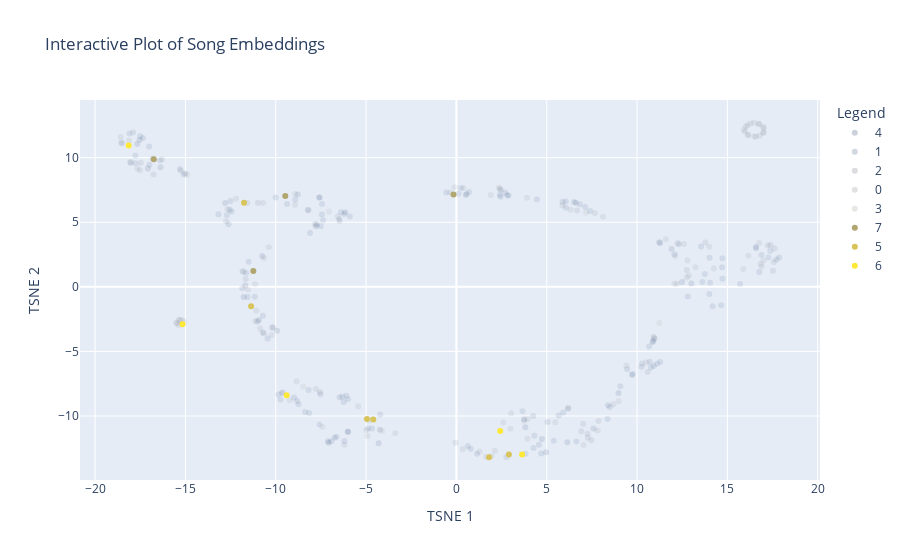

The code cell stored with this chart in its notebook:
### Code cell
plot_embeddings_interactive_test(audio, audio_embeddings, "wks_bucketed", emphasis=["5", "6", "7"])

### Figure 1 — Plotly figure (JSON) as saved in the notebook; plotly's stock layout.template omitted (floating-point values rounded to 4 significant figures; data arrays with more than 128 entries replaced by an {"elided": "..."} marker saying what was removed)
{"data": [{"marker": {"color": "rgb(0, 34, 77)", "opacity": 0.1}, "mode": "markers", "name": "4", "text": ["...Ready For It?", "22", "Back To December", "Begin Again", "Both Of Us", "Everything Has Changed", "Fifteen", "Highway Don't Care", "I Don't Wanna Live Forever", "Is It Over Now? (Taylor's Version) [From The Vault]", "Look What You Made Me Do", "Lover", "ME!", "Mean", "Mine", "Ours", "Picture To Burn", "Red", "Safe & Sound", "Should've Said No", "Sparks Fly", "Tim McGraw", "Today Was A Fairytale", "Two Is Better Than One", "We Are Never Ever Getting Back Together", "White Horse", "willow", "You Need To Calm Down"], "type": "scatter", "x": [-4.303, 6.613, -11.01, -7.774, -4.231, -6.149, -17.08, -17.67, 8.97, 6.142, -11.68, 11.91, -11.78, 11.23, -12.8, 4.737, -9.926, -17.54, 12.49, 13.0, -7.073, 3.816, -10.75, -16.37, -5.99, 3.753, 7.593, 4.968], "y": [-12.11, 6.5, -2.679, 4.681, -11.07, 5.771, 9.17, 11.06, -8.21, -12.02, 0.1078, 2.922, -0.7841, 3.455, 6.485, -11.78, -3.407, 11.36, 0.3736, 0.2531, -12.07, -10.86, 2.393, 9.258, -11.22, -10.24, -10.97, -12.8]}, {"marker": {"color": "rgb(33, 59, 110)", "opacity": 0.1}, "mode": "markers", "name": "1", "text": {"elided": "151 str values"}, "type": "scatter", "x": {"elided": "151 float values"}, "y": {"elided": "151 float values"}}, {"marker": {"color": "rgb(76, 84, 108)", "opacity": 0.1}, "mode": "markers", "name": "2", "text": ["\"Slut!\" (Taylor's Version) [From The Vault]", "All Of The Girls You Loved Before", "Bigger Than The Whole Sky", "Crazier", "exile", "Gorgeous", "I Can See You (Taylor's Version) [From The Vault]", "Labyrinth", "Maroon", "Mastermind", "Midnight Rain", "New Romantics", "Now That We Don't Talk (Taylor's Version) [From The Vault]", "Question...?", "Say Don't Go (Taylor's Version) [From The Vault]", "Snow On The Beach", "Style (Taylor's Version)", "Sweet Nothing", "the 1", "The Great War", "The Man", "Vigilante Shit", "Wildest Dreams (Taylor's Version)", "Would've, Could've, Should've", "You're Losing Me (From The Vault)", "You're Not Sorry", "You're On Your Own, Kid"], "type": "scatter", "x": [-0.04163, 7.868, 10.59, -12.74, 10.28, 7.257, -17.89, -7.821, 17.23, 17.58, 7.47, 6.673, -7.522, 17.52, 12.75, 13.78, -4.841, 7.277, 17.61, -16.77, -11.67, 17.39, -11.57, -17.47, 7.016, -10.99, 6.91], "y": [-12.07, -10.38, -6.588, 5.072, -5.936, -11.38, 11.95, 4.859, 3.199, 1.92, -11.88, 5.902, -8.329, 1.253, 1.312, 3.431, -10.32, -11.68, 2.966, 8.697, 0.6134, 3.247, 6.499, 9.607, -10.6, 6.511, -11.19]}, {"marker": {"color": "rgb(108, 109, 114)", "opacity": 0.1}, "mode": "markers", "name": "0", "text": ["A Perfectly Good Heart", "A Place In This World", "All Too Well (10 Minute Version) [Taylor's Version] [From The Vault]", "All You Had To Do Was Stay", "American Girl", "Bad Blood", "Bad Blood (Remix)", "Beautiful Eyes", "Beautiful Ghosts", "Birch", "Breathe (Taylor's Version)", "Bye Bye Baby (Taylor's Version) [From The Vault]", "Change (Taylor's Version)", "Christmas Must Be Something More", "Christmases When You Were Mine", "Clean", "Cold As You", "Come Back...Be Here", "Come In With The Rain (Taylor's Version)", "Dancing With Our Hands Tied", "Don't Blame Me", "Don't You (Taylor's Version) [From The Vault]", "Dress", "Eyes Open (Taylor's Version)", "Forever & Always (Piano Version)", "Forever & Always (Piano Version) [Taylor's Version]", "Gasoline (Remix)", "Getaway Car", "Girl At Home", "Girl At Home (Taylor's Version)", "Half Of My Heart", "Hey Stephen (Taylor's Version)", "Holy Ground", "How You Get The Girl", "I Did Something Bad", "I Heart ?", "I Know Places", "I Wish You Would", "I'm Only Me When I'm With You", "I'm Only Me When I'm With You", "I'm Only Me When I'm With You", "I'm Only Me When I'm With You", "I'm Only Me When I'm With You", "I'm Only Me When I'm With You", "I'm Only Me When I'm With You", "I'm Only Me When I'm With You", "I'm Only Me When I'm With You", "I'm Only Me When I'm With You", "I'm Only Me When I'm With You", "I'm Only Me When I'm With You", "I'm Only Me When I'm With You", "I'm Only Me When I'm With You", "I'm Only Me When I'm With You", "I'm Only Me When I'm With You", "If This Was A Movie (Taylor's Version)", "Invisible", "it's time to go", "Jump Then Fall (Taylor's Version)", "Karma", "King Of My Heart", "Last Christmas", "Lover (Remix)", "Mary's Song (Oh My My My)", "New Year's Day", "Picture To Burn (Radio Edit)", "Red (Original Demo Recording)", "right where you left me", "Ronan (Taylor's Version)", "Sad Beautiful Tragic", "Safe & Sound (Taylor's Version)", "Santa Baby", "September", "Should've Said No (Alternate Version)", "Silent Night", "Snow On The Beach (More Lana Del Rey)", "So It Goes...", "Starlight", "State Of Grace (Acoustic Version)", "State Of Grace (Acoustic Version) [Taylor's Version]", "Stay Beautiful", "SuperStar (Taylor's Version)", "Sweet Nothing (Piano Remix)", "Sweeter Than Fiction (Taylor's Version)", "Teardrops On My Guitar (Acoustic Version)", "Teardrops On My Guitar (Pop Version)", "Tell Me Why", "Tell Me Why (Taylor's Version)", "That's When (Taylor's Version) [From The Vault]", "The Alcott", "The Best Day", "The Best Day (Taylor's Version)", "the lakes", "The Last Time", "The Lucky One", "The Other Side Of The Door (Taylor's Version)", "The Outside", "This Is Why We Can't Have Nice Things", "This Love", "Three Sad Virgins", "Tied Together With A Smile", "Today Was A Fairytale (Taylor's Version)", "Treacherous", "Treacherous (Original Demo Recording)", "Untouchable (Taylor's Version)", "We Were Happy (Taylor's Version) [From The Vault]", "White Christmas", "White Horse (Taylor's Version)", "You're Not Sorry (Taylor's Version)", "You're On Your Own, Kid (Strings Remix)"], "type": "scatter", "x": [7.667, 11.6, -3.385, -16.28, 6.322, 1.278, 1.939, 10.93, 16.17, -11.13, 10.93, -9.615, -8.932, -9.226, 17.0, 3.957, -10.23, -8.917, 10.51, 3.03, 2.134, -4.918, 9.412, -8.845, -10.87, -10.65, -10.65, -11.15, -17.66, -17.51, -12.2, 14.0, -8.185, 12.25, -11.53, 15.91, -12.67, 0.3998, 16.99, 16.13, 16.57, 16.17, 16.49, 17.01, 16.79, 16.75, 16.99, 16.74, 16.02, 16.47, 15.98, 16.12, 16.28, 17.0, -0.102, 8.691, 16.76, 2.413, -5.441, 1.646, 2.604, -15.47, -6.202, 16.91, 3.906, -15.17, -11.07, 16.83, 12.12, -15.38, 15.88, -6.461, -15.37, 2.358, 5.476, 1.907, -10.13, 12.21, 12.07, -15.27, -4.991, 7.819, -15.17, 12.79, 13.24, -18.49, -18.12, 3.932, -15.31, 12.87, 12.75, 8.982, 5.858, -18.04, -6.563, -7.778, 12.6, 6.195, 7.044, 0.3539, -10.38, -0.3486, -15.5, -18.58, 14.25, 8.119, 3.758, -10.71, 2.985], "y": [5.713, 3.674, -11.34, 9.881, 5.969, -12.76, -13.09, -3.856, 2.409, -2.644, -3.94, -8.171, 6.348, -8.775, 2.046, -10.22, -3.755, 7.18, -5.866, -9.779, -12.69, -11.54, -6.081, -7.315, -3.228, -3.621, 2.231, 0.191, 9.144, 9.02, 6.811, 3.111, 5.92, 3.386, -0.2145, 12.16, 6.001, 7.654, 12.38, 11.77, 11.63, 11.74, 11.63, 12.29, 11.7, 12.62, 11.91, 12.6, 12.41, 12.7, 12.03, 12.52, 12.65, 11.96, 7.707, -9.083, 3.395, 7.577, -9.244, -13.16, -10.5, -2.846, -12.22, 1.572, 6.897, -2.924, -1.832, 1.769, 2.392, -2.946, 1.372, 5.08, -2.566, 7.677, -10.48, 7.105, -3.142, 0.2374, 0.2404, 8.993, -11.1, -11.13, -2.593, 2.031, 1.513, 11.1, 11.32, -11.76, -2.54, 0.879, 0.7254, -8.858, 6.292, 9.58, 5.44, -7.915, 3.32, -9.373, -12.25, -12.58, 3.057, 7.307, -2.756, 11.6, 1.413, 5.431, -10.37, 6.487, -10.98]}, {"marker": {"color": "rgb(141, 137, 120)", "opacity": 0.1}, "mode": "markers", "name": "3", "text": ["All Too Well (Taylor's Version)", "Bejeweled", "cardigan", "End Game", "Eyes Open", "Fearless", "Message In A Bottle (Taylor's Version) [From The Vault]", "Out Of The Woods", "The Story Of Us"], "type": "scatter", "x": [7.172, -4.099, 11.23, -15.07, -8.478, -11.78, -7.054, -14.9, -7.409], "y": [5.749, -11.16, -2.798, -2.696, -7.721, 1.182, 5.828, 8.667, -10.84]}, {"marker": {"color": "rgb(177, 165, 112)", "opacity": 1}, "mode": "markers", "name": "7", "text": ["Anti-Hero", "Love Story", "Shake It Off", "You Belong With Me"], "type": "scatter", "x": [-11.24, -16.75, -0.1603, -9.472], "y": [1.235, 9.87, 7.15, 7.024]}, {"marker": {"color": "rgb(216, 196, 91)", "opacity": 1}, "mode": "markers", "name": "5", "text": ["Bad Blood (Remix) [Taylor's Version]", "Delicate", "Karma (Remix)", "Lavender Haze", "Style", "Wildest Dreams"], "type": "scatter", "x": [1.81, -4.599, -11.36, 2.907, -4.95, -11.76], "y": [-13.19, -10.27, -1.511, -12.98, -10.23, 6.5]}, {"marker": {"color": "rgb(253, 231, 55)", "opacity": 1}, "mode": "markers", "name": "6", "text": ["Blank Space", "Cruel Summer", "I Knew You Were Trouble", "Our Song", "Teardrops On My Guitar"], "type": "scatter", "x": [3.638, -18.14, -9.393, -15.16, 2.427], "y": [-12.98, 10.94, -8.394, -2.9, -11.15]}], "layout": {"hovermode": "closest", "legend": {"title": {"text": "Legend"}}, "title": {"text": "Interactive Plot of Song Embeddings"}, "xaxis": {"title": {"text": "TSNE 1"}}, "yaxis": {"title": {"text": "TSNE 2"}}}}
